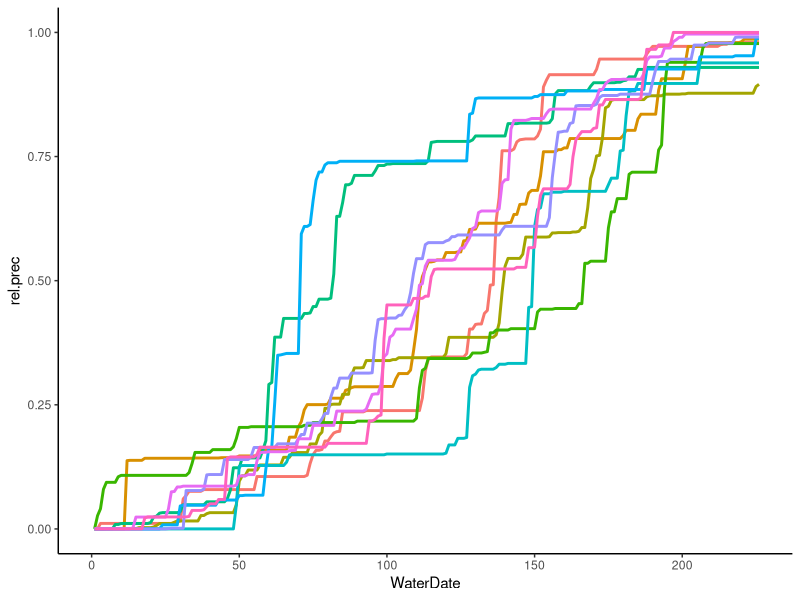
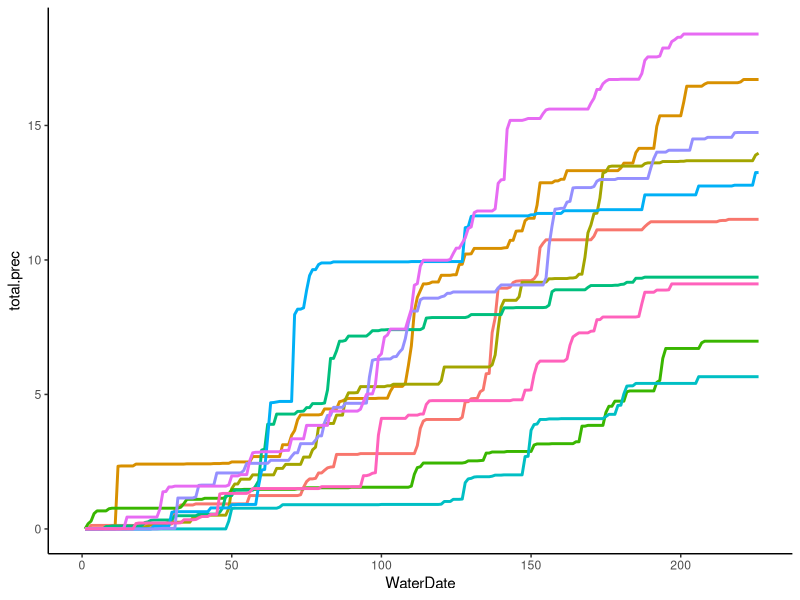
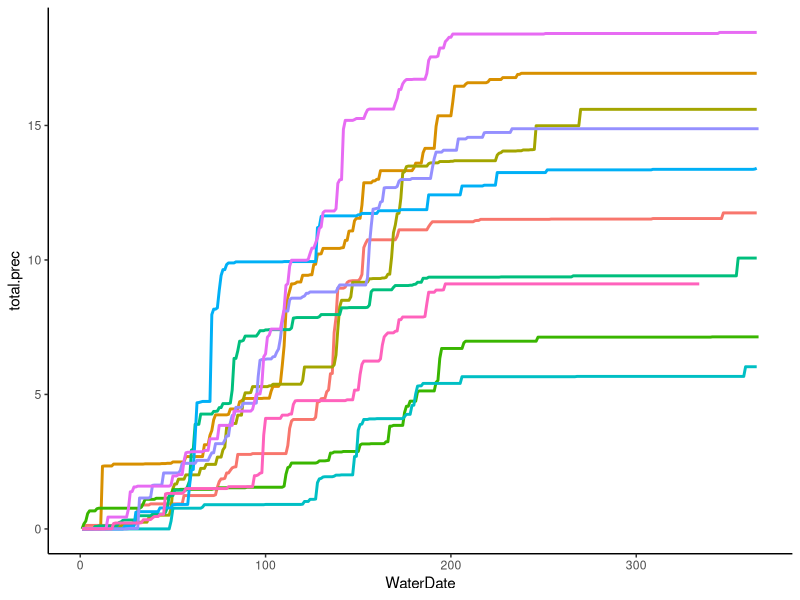
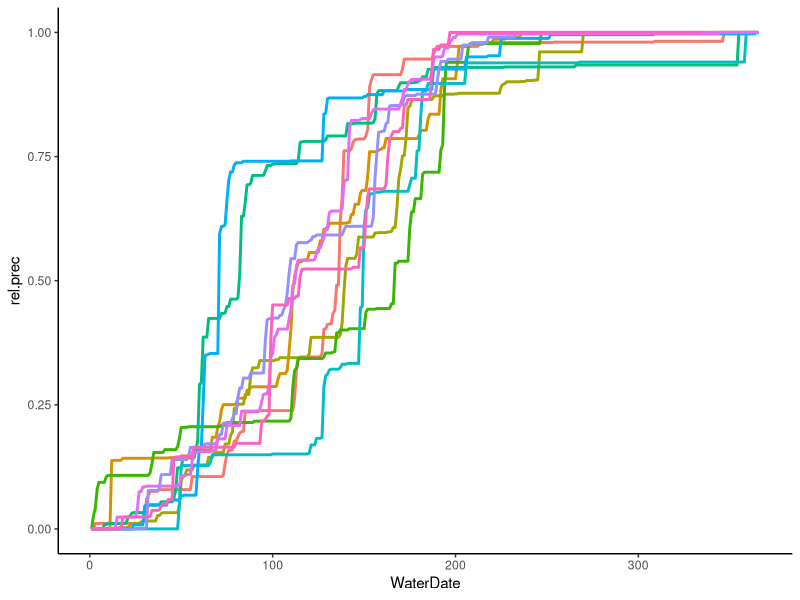
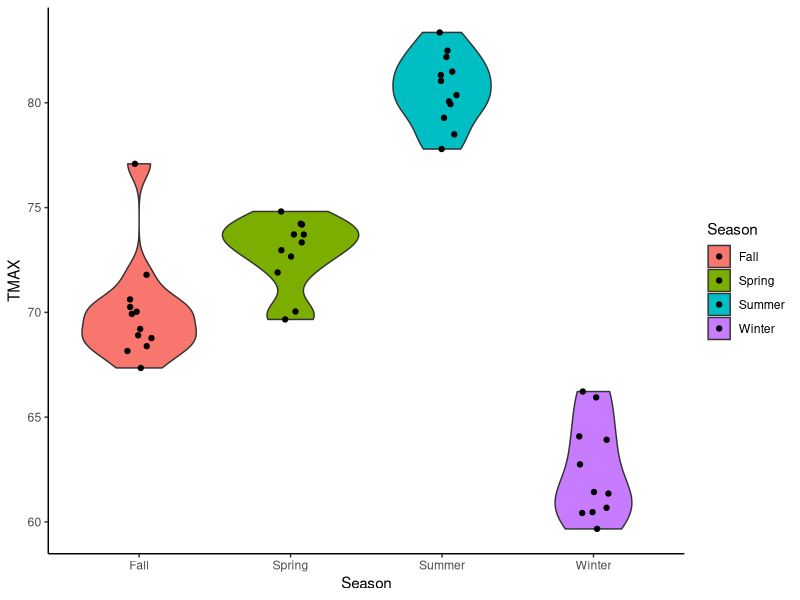
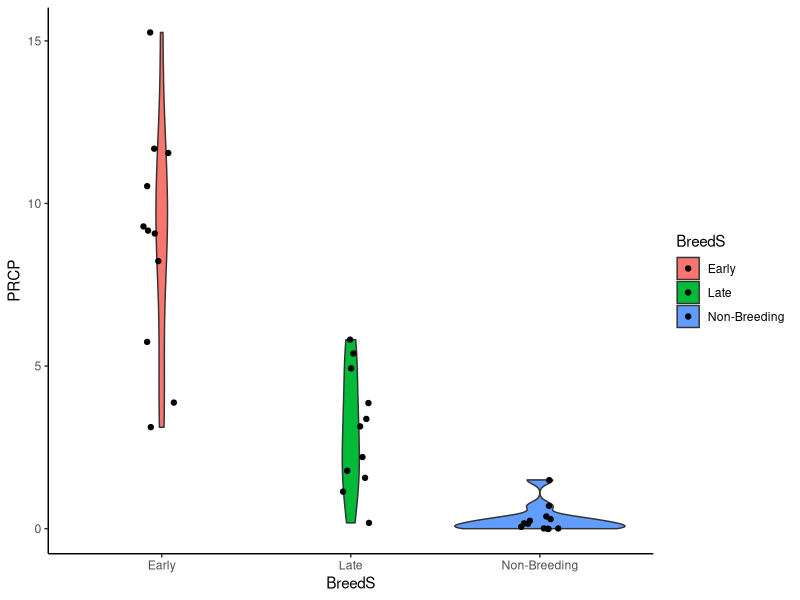

Here is the R script that generated these plots, in order:
### This code maniuates the daily climate data to get it into a format to began 
### building models explore the impact of climate on amphibian occurances


## Creation date : 11/06/2018

library(tidyverse)

setwd("~/Desktop/Current_Projects/Amphibian_Occ/Amphib_Occ_Prog")

## ok lets try to add some weather patterns

weather.df <- read.csv("./Data/Bay_Weather_07_18.csv")


weatherSJ.df <- filter(weather.df, NAME == "SAN JOSE") ## Isolate San Jose

## First step is to reshape the date to account for water year

weatherSJ.df$Date <-  as.Date( weatherSJ.df$DATE ,"%m/%d/%y") ## Extracting date

## Temporary variable to extract julian date

at1 <- as.POSIXlt( weatherSJ.df$Date, format= "%Y-%M-%D") 

## Adding julian date 

weatherSJ.df$Julian <- at1$yday 

## Somehow still missing Year

weatherSJ.df$Year <- lubridate::year(weatherSJ.df$Date)

## Need to recreate new Julian date for the start of the water year

weatherSJ.df$WaterDate <- rep(NA, nrow(weatherSJ.df))

for( i in 1:nrow(weatherSJ.df)) {
    if( weatherSJ.df$Year[i] == 2012 | weatherSJ.df$Year[i] == 2016 | 
        weatherSJ.df$Year[i] == 2008 ){ ## These dates are for the leap years
        if( weatherSJ.df$Julian[i] < 275 ){
            weatherSJ.df$WaterDate[i] <- weatherSJ.df$Julian[i] + 92
        }else{
            weatherSJ.df$WaterDate[i] <- weatherSJ.df$Julian[i] - 274
        }
    }else{ ## Normal non-leap year
        if( weatherSJ.df$Julian[i] < 274 ){
            weatherSJ.df$WaterDate[i] <- weatherSJ.df$Julian[i] + 92
        }else{
            weatherSJ.df$WaterDate[i] <- weatherSJ.df$Julian[i] - 273
        } 
    }
}


## Creating new variable for the specific water year

weatherSJ.df$WaterYear <- rep(NA, nrow(weatherSJ.df))

for( i in 1:nrow(weatherSJ.df)) {
    if( weatherSJ.df$Year[i] == 2012 | weatherSJ.df$Year[i] == 2016| 
        weatherSJ.df$Year[i] == 2008   ){ ## Leap year
        if( weatherSJ.df$Julian[i] < 275 ){
            weatherSJ.df$WaterYear[i] <- weatherSJ.df$Year[i]
        }else{
            weatherSJ.df$WaterYear[i] <- weatherSJ.df$Year[i] +1
        }
    }else{ ## Non-Leap year
        if( weatherSJ.df$Julian[i] < 274 ){ 
            weatherSJ.df$WaterYear[i] <- weatherSJ.df$Year[i]
        }else{
            weatherSJ.df$WaterYear[i] <- weatherSJ.df$Year[i] +1
        }
    }
}


###  Creating a new variable for cummulative sum of precip and relative precip

weatherSJ.df <- weatherSJ.df %>%
    group_by( WaterYear) %>% ## summing across water years 
    mutate(
        total.prec = cumsum(PRCP) ,
        rel.prec = total.prec/max(total.prec)
    )


### New variable for season , kind of ignoring leap year differences figure it
### is close enough

weatherSJ.df$Season <- rep(NA, nrow(weatherSJ.df))

for( i in 1:nrow(weatherSJ.df)) {
    if( weatherSJ.df$Julian[i] < 80 | weatherSJ.df$Julian[i] >= 355 ) {
        weatherSJ.df$Season[i] <- "Winter"
    }
    if( weatherSJ.df$Julian[i] >= 80 & weatherSJ.df$Julian[i] < 172 ) {
        weatherSJ.df$Season[i] <- "Spring"
    }
    if( weatherSJ.df$Julian[i] >= 172 & weatherSJ.df$Julian[i] < 264  ) {
        weatherSJ.df$Season[i] <- "Summer"
    }
    if( weatherSJ.df$Julian[i] >= 264 & weatherSJ.df$Julian[i] < 355  ) {
        weatherSJ.df$Season[i] <- "Fall"
    }
}

### Adding new variable for breeding season 
### Early breeding season is from October to March
### Late Breeding is from March to June
### None Breeding is from June till the end of September

weatherSJ.df$BreedS <- rep(NA, nrow(weatherSJ.df))

for( i in 1:nrow(weatherSJ.df)) {
    if( weatherSJ.df$Julian[i] < 60 | weatherSJ.df$Julian[i] >= 274 ) {
        weatherSJ.df$BreedS[i] <- "Early"
    }
    if( weatherSJ.df$Julian[i] >= 60 & weatherSJ.df$Julian[i] < 152 ) {
        weatherSJ.df$BreedS[i] <- "Late"
    }
    if( weatherSJ.df$Julian[i] >= 152 & weatherSJ.df$Julian[i] < 274  ) {
        weatherSJ.df$BreedS[i] <- "Non-Breeding"
    }
}

weatherSpan.df <- filter( weatherSJ.df, WaterYear > 2008)

### Plotting relative precipation from the start of the water year to may 15

ggplot( weatherSpan.df, aes( x= WaterDate, y= rel.prec, 
                             color= as.factor(WaterYear)))+
    geom_line(size=1) + theme_classic() + xlim(0,226)+ 
    theme( legend.position = "none")

### Plotting cummulative precipation from the start of the water year to may 15

ggplot( weatherSpan.df, aes( x = WaterDate, y= total.prec, 
                             color = as.factor(WaterYear)))+
    geom_line(size = 1) + theme_classic() + xlim(0,226)+ 
    theme( legend.position = "none")

## Plotting cummulative precip across the whole water year

ggplot(weatherSpan.df, aes( x = WaterDate, y= total.prec, 
                            color = as.factor(WaterYear)))+
    geom_line(size=1) + theme_classic() + 
    theme( legend.position = "none" )

## Plotting relative precip across the whole water year

ggplot( weatherSpan.df, aes( x= WaterDate, y= rel.prec, 
                             color= as.factor(WaterYear)))+
    geom_line(size=1) + theme_classic() +
    theme( legend.position = "none")


###### Calculating annual summary statistics ######

## Precip by year

precip.df <- weatherSpan.df %>%
    group_by( WaterYear) %>%
    summarise(
        Precip = sum(PRCP)
    )

## Mean temp across year and season

temp.df <- aggregate(TMAX ~ WaterYear * Season , data= weatherSJ.df, FUN=mean)

## Exploring general patterns of mean max temperature across season

ggplot( temp.df, aes( y= TMAX, x=Season, fill=Season)) +geom_violin() + 
    geom_jitter(width=0.1) + theme_classic()

## Replacing season with breading season

breed.df <- aggregate(PRCP ~ WaterYear * BreedS , data= weatherSJ.df, FUN=sum)

ggplot( breed.df, aes( y= PRCP, x=BreedS, fill= BreedS )) +geom_violin() + 
    geom_jitter(width=0.1) + theme_classic()

bSpread.df <- breed.df %>% spread(BreedS, PRCP )

### Isolating different season temperature data 
### Probably a better way to do this but this works

summer.df <- filter( temp.df, Season == "Summer" )

colnames(summer.df) <- c("WaterYear", "Season", "SummerTemp")

summer.df <- select( summer.df, c("WaterYear", "SummerTemp"))

spring.df <- filter( temp.df, Season == "Spring" )

colnames(spring.df) <- c("WaterYear", "Season", "SpringTemp")

spring.df <- select( spring.df, c("WaterYear", "SpringTemp"))

### Isolating different season Precip data 

sPrec.df <- aggregate(PRCP ~ WaterYear * Season , data= weatherSJ.df, FUN=sum)

## Fall precip

fallPre.df <-  filter( sPrec.df, Season == "Fall" )

colnames(fallPre.df) <- c("WaterYear", "Season", "FallPrec")

fallPre.df<- select( fallPre.df, c("WaterYear", "FallPrec"))

## winter precip

winterPre.df <-  filter( sPrec.df, Season == "Winter" )

colnames(winterPre.df) <- c("WaterYear", "Season", "WinterPrec")

winterPre.df <- select( winterPre.df, c("WaterYear", "WinterPrec"))

## spring precip

springPre.df <-  filter( sPrec.df, Season == "Spring" )

colnames(springPre.df) <- c("WaterYear", "Season", "SpringPrec")

springPre.df<- select( springPre.df, c("WaterYear", "SpringPrec"))


## Combinding for full data set

weather.df <- full_join( precip.df ,bSpread.df,
                           by ="WaterYear")

weather.df  <- full_join( weather.df ,
                           summer.df , by = "WaterYear")

weather.df <- full_join(weather.df ,
                           spring.df , by = "WaterYear" )

weather.df  <- full_join(weather.df  , 
                           fallPre.df , by = "WaterYear" )

weather.df <- full_join( weather.df ,
                           winterPre.df, by = "WaterYear" )

weather.df  <- full_join(weather.df  ,
                           springPre.df, by = "WaterYear" )

## Writing a new csv file from the compiled climate data

#write.csv( weather.df, file = "bay_weather.csv")